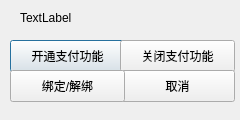
<?xml version="1.0" encoding="UTF-8"?>
<ui version="4.0">
 <class>bankbound</class>
 <widget class="QDialog" name="bankbound">
  <property name="geometry">
   <rect>
    <x>0</x>
    <y>0</y>
    <width>240</width>
    <height>120</height>
   </rect>
  </property>
  <property name="windowTitle">
   <string>Dialog</string>
  </property>
  <widget class="QPushButton" name="pushButton">
   <property name="geometry">
    <rect>
     <x>10</x>
     <y>40</y>
     <width>115</width>
     <height>32</height>
    </rect>
   </property>
   <property name="text">
    <string>开通支付功能</string>
   </property>
  </widget>
  <widget class="QPushButton" name="pushButton_2">
   <property name="geometry">
    <rect>
     <x>120</x>
     <y>40</y>
     <width>115</width>
     <height>32</height>
    </rect>
   </property>
   <property name="text">
    <string>关闭支付功能</string>
   </property>
  </widget>
  <widget class="QPushButton" name="pushButton_3">
   <property name="geometry">
    <rect>
     <x>120</x>
     <y>70</y>
     <width>115</width>
     <height>32</height>
    </rect>
   </property>
   <property name="text">
    <string>取消</string>
   </property>
  </widget>
  <widget class="QLabel" name="label">
   <property name="geometry">
    <rect>
     <x>20</x>
     <y>10</y>
     <width>191</width>
     <height>16</height>
    </rect>
   </property>
   <property name="text">
    <string>TextLabel</string>
   </property>
  </widget>
  <widget class="QPushButton" name="bound">
   <property name="geometry">
    <rect>
     <x>10</x>
     <y>70</y>
     <width>115</width>
     <height>32</height>
    </rect>
   </property>
   <property name="text">
    <string>绑定/解绑</string>
   </property>
  </widget>
 </widget>
 <resources/>
 <connections/>
</ui>
